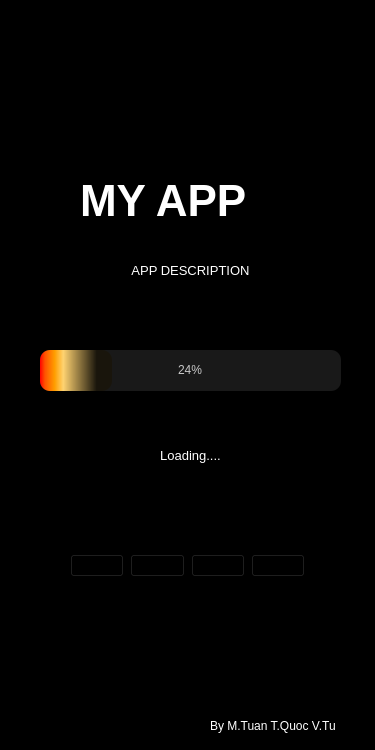
<?xml version="1.0" encoding="UTF-8"?>
<ui version="4.0">
 <class>MainWindow</class>
 <widget class="QMainWindow" name="MainWindow">
  <property name="geometry">
   <rect>
    <x>0</x>
    <y>0</y>
    <width>375</width>
    <height>750</height>
   </rect>
  </property>
  <property name="windowTitle">
   <string>MainWindow</string>
  </property>
  <property name="styleSheet">
   <string notr="true">background-color: rgb(0, 0, 0);</string>
  </property>
  <widget class="QWidget" name="centralwidget">
   <widget class="QLabel" name="label">
    <property name="geometry">
     <rect>
      <x>164</x>
      <y>80</y>
      <width>61</width>
      <height>51</height>
     </rect>
    </property>
    <property name="text">
     <string/>
    </property>
    <property name="pixmap">
     <pixmap>nha2.png</pixmap>
    </property>
   </widget>
   <widget class="QLabel" name="label_2">
    <property name="geometry">
     <rect>
      <x>80</x>
      <y>160</y>
      <width>221</width>
      <height>81</height>
     </rect>
    </property>
    <property name="font">
     <font>
      <pointsize>33</pointsize>
      <weight>75</weight>
      <bold>true</bold>
     </font>
    </property>
    <property name="styleSheet">
     <string notr="true">color: rgb(255, 255, 255);</string>
    </property>
    <property name="text">
     <string>MY APP</string>
    </property>
   </widget>
   <widget class="QWidget" name="horizontalLayoutWidget">
    <property name="geometry">
     <rect>
      <x>70</x>
      <y>540</y>
      <width>235</width>
      <height>52</height>
     </rect>
    </property>
    <layout class="QHBoxLayout" name="horizontalLayout">
     <item>
      <widget class="QPushButton" name="pushButton_4">
       <property name="font">
        <font>
         <pointsize>10</pointsize>
         <weight>75</weight>
         <bold>true</bold>
        </font>
       </property>
       <property name="styleSheet">
        <string notr="true">color: rgb(255, 255, 255);</string>
       </property>
       <property name="text">
        <string/>
       </property>
       <property name="icon">
        <iconset>
         <normaloff>fb.png</normaloff>fb.png</iconset>
       </property>
       <property name="iconSize">
        <size>
         <width>40</width>
         <height>40</height>
        </size>
       </property>
      </widget>
     </item>
     <item>
      <widget class="QPushButton" name="pushButton_5">
       <property name="font">
        <font>
         <pointsize>10</pointsize>
         <weight>75</weight>
         <bold>true</bold>
        </font>
       </property>
       <property name="styleSheet">
        <string notr="true">color: rgb(255, 255, 255);</string>
       </property>
       <property name="text">
        <string/>
       </property>
       <property name="icon">
        <iconset>
         <normaloff>youtube.png</normaloff>youtube.png</iconset>
       </property>
       <property name="iconSize">
        <size>
         <width>40</width>
         <height>40</height>
        </size>
       </property>
      </widget>
     </item>
     <item>
      <widget class="QPushButton" name="pushButton_3">
       <property name="font">
        <font>
         <pointsize>10</pointsize>
         <weight>75</weight>
         <bold>true</bold>
        </font>
       </property>
       <property name="styleSheet">
        <string notr="true">color: rgb(255, 255, 255);</string>
       </property>
       <property name="text">
        <string/>
       </property>
       <property name="icon">
        <iconset>
         <normaloff>icons8_Instagram_48px_1.png</normaloff>icons8_Instagram_48px_1.png</iconset>
       </property>
       <property name="iconSize">
        <size>
         <width>40</width>
         <height>40</height>
        </size>
       </property>
      </widget>
     </item>
     <item>
      <widget class="QPushButton" name="pushButton">
       <property name="font">
        <font>
         <pointsize>10</pointsize>
         <weight>75</weight>
         <bold>true</bold>
        </font>
       </property>
       <property name="styleSheet">
        <string notr="true">color: rgb(255, 255, 255);</string>
       </property>
       <property name="text">
        <string/>
       </property>
       <property name="icon">
        <iconset>
         <normaloff>icons8_tiktok_48px.png</normaloff>icons8_tiktok_48px.png</iconset>
       </property>
       <property name="iconSize">
        <size>
         <width>40</width>
         <height>40</height>
        </size>
       </property>
      </widget>
     </item>
    </layout>
   </widget>
   <widget class="QProgressBar" name="progressBar">
    <property name="geometry">
     <rect>
      <x>40</x>
      <y>350</y>
      <width>301</width>
      <height>41</height>
     </rect>
    </property>
    <property name="styleSheet">
     <string notr="true">QProgressBar {
	
	background-color: rgb(25, 25, 25);
	color: rgb(200, 200, 200);
	border-style: none;
	border-radius: 10px;
	text-align: center;
}
QProgressBar::chunk{
	border-radius: 10px;
	
	
	background-color: qlineargradient(spread:pad, x1:0, y1:0, x2:1, y2:0, stop:0 rgba(255, 0, 0, 255), stop:0.0696517 rgba(255, 83, 0, 255), stop:0.20398 rgba(255, 158, 0, 255), stop:0.323383 rgba(255, 211, 113, 255), stop:0.78607 rgba(25, 21, 12, 255));
}</string>
    </property>
    <property name="value">
     <number>24</number>
    </property>
   </widget>
   <widget class="QLabel" name="label_3">
    <property name="geometry">
     <rect>
      <x>10</x>
      <y>260</y>
      <width>361</width>
      <height>21</height>
     </rect>
    </property>
    <property name="font">
     <font>
      <pointsize>10</pointsize>
     </font>
    </property>
    <property name="styleSheet">
     <string notr="true">color: rgb(255, 255, 255);</string>
    </property>
    <property name="text">
     <string>APP DESCRIPTION</string>
    </property>
    <property name="alignment">
     <set>Qt::AlignCenter</set>
    </property>
   </widget>
   <widget class="QLabel" name="label_4">
    <property name="geometry">
     <rect>
      <x>210</x>
      <y>710</y>
      <width>161</width>
      <height>31</height>
     </rect>
    </property>
    <property name="styleSheet">
     <string notr="true">color: rgb(255, 255, 255);</string>
    </property>
    <property name="text">
     <string>By M.Tuan T.Quoc V.Tu</string>
    </property>
   </widget>
   <widget class="QLabel" name="label_5">
    <property name="geometry">
     <rect>
      <x>10</x>
      <y>440</y>
      <width>361</width>
      <height>31</height>
     </rect>
    </property>
    <property name="font">
     <font>
      <pointsize>10</pointsize>
     </font>
    </property>
    <property name="styleSheet">
     <string notr="true">color: rgb(255, 255, 255);</string>
    </property>
    <property name="text">
     <string>Loading....</string>
    </property>
    <property name="alignment">
     <set>Qt::AlignCenter</set>
    </property>
   </widget>
  </widget>
 </widget>
 <resources/>
 <connections/>
</ui>
